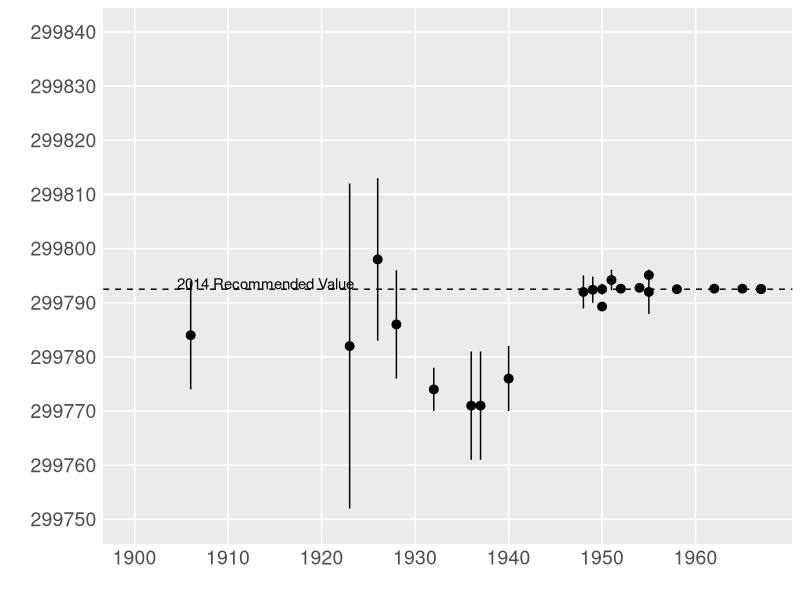
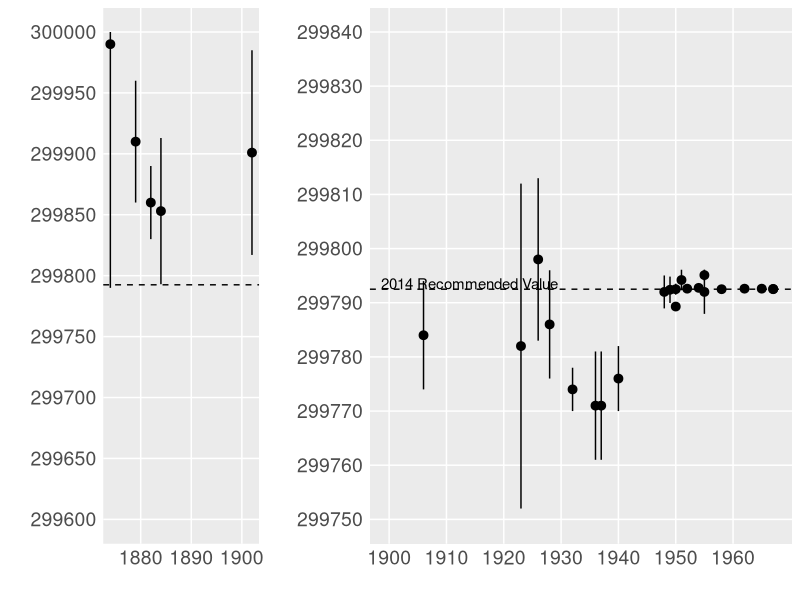
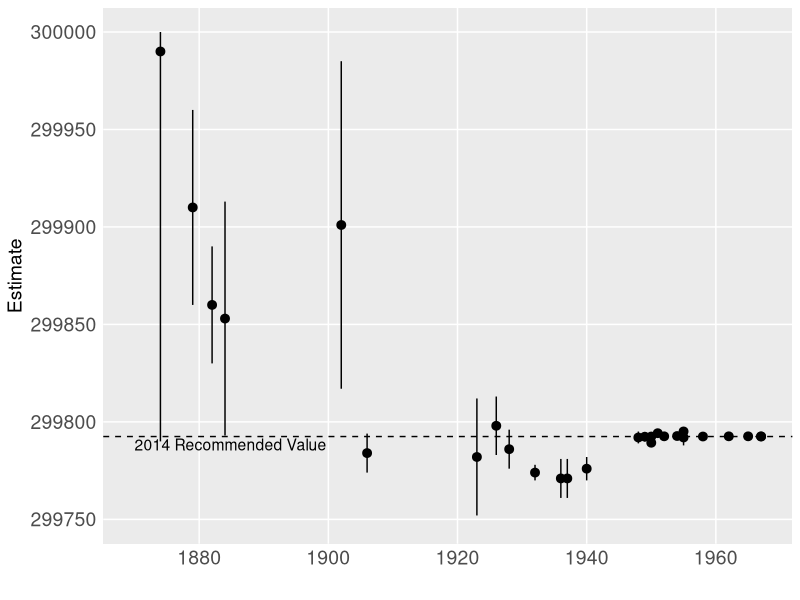
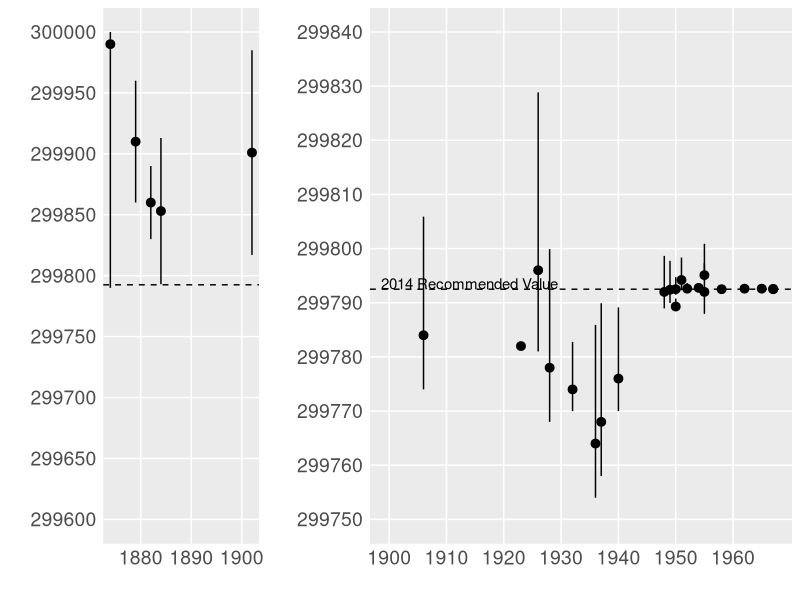
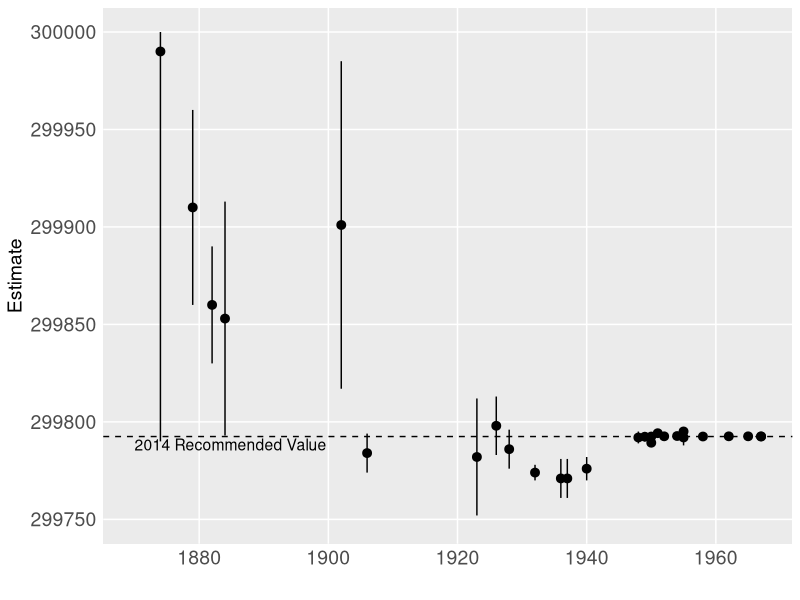
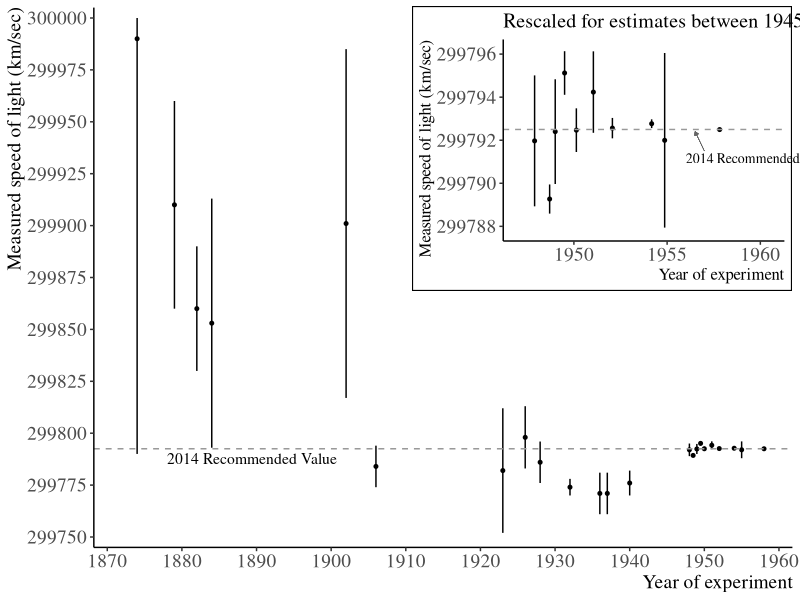

Source code (R) for these figures, in order:
###--------------------------------------------------------------------------------###
###--------------------------------------------------------------------------------###
### Graphics for measurements of the speed of light (H&F Fig 1)
###--------------------------------------------------------------------------------###
###--------------------------------------------------------------------------------###

##-------------------------------------------------------------------------------##
## Useful variables, libraries, and functions
##-------------------------------------------------------------------------------##

# Get dplyr, ggplot2
library(tidyverse)

# Code for arranging plots
library(cowplot)
library(gridExtra)

# Standard theme for graphics
stdtheme = theme(panel.grid.minor = element_blank(), 
                 axis.ticks = element_blank(),
                 axis.text = element_text(size = 14),
                 axis.title = element_text(size = 14), 
                 title = element_text(size = 16))

# stdtheme = theme(panel.grid.minor = element_blank(), 
#                  axis.ticks = element_blank(),
#                  axis.text = element_text(size = 14))


###--------------------------------------------------------------###                       
###--------------------------------------------------------------###
#' @name: birgeRatio
#' @param: t, vector of numerics, measurements of c
#' @param: v, vector of numerics, variance of measurements of c
#' @param: true_mean, numeric, take quadratic form around 
#'            pre-specified value, instead of Tbar 
#' @return: birge ratio
###--------------------------------------------------------------###
###--------------------------------------------------------------###
birgeRatio <- function(t, v, true_mean = NA){
  k = length(t)
  
  # set tbar
  if(is.na(true_mean)){
    
    tbar = weighted.mean(x=t, w=1/v)
  
  } else {
    
    tbar = true_mean

  }
  
  # Compute Q
  Q = sum((t - tbar)^2/v)
  
  ###### RETURN
  return(Q/(k-1))
}



##-------------------------------------------------------------------------------##
## Read in data and check it
##-------------------------------------------------------------------------------##
cdat = read.csv("./data/speed of light.csv")
head(cdat)

# 2014 value used in H&F
rec_val = 2.997925 * 10^5
rec_val_year = 2014

# Birge ratios don't seem to line up exactly...
cdat %>% 
  group_by(year <= 1941) %>%
  mutate(est = ifelse((hf_use_orig == 0), 
                        estimate_adj, 
                        estimate_orig)) %>%
  summarize(br = birgeRatio(est, sd^2),
            br_adj = birgeRatio(estimate_adj, sd^2), 
            br_tm = birgeRatio(est, sd^2, rec_val), 
            br_tm_adj = birgeRatio(estimate_adj, sd^2, rec_val))



##-------------------------------------------------------------------------------##
## Make plots with Birge's adjustments
##-------------------------------------------------------------------------------##

# Fig 1.1, pre-1900 measurements, using values later adjusted by Birge
pre1900 = ggplot(filter(cdat, year <= 1903)) + 
  geom_pointrange(aes(x = year, 
                      y = estimate_adj, 
                      ymin = estimate_adj - probable_error, 
                      ymax = ifelse(estimate_adj + probable_error > 300000, 
                                      300000, 
                                      estimate_adj + probable_error))) + 
  scale_y_continuous(limits = c(299600, 300000), 
                     breaks = 299600 + 50 * 0:8) + 
  scale_x_continuous(breaks = 1870 + 10*0:3) + 
  geom_hline(yintercept = rec_val, lty=2) + 
  labs(x = "", y = "") + 
  theme(panel.grid.minor = element_blank()) + 
  stdtheme


# Fig 1.2, post-1900 measurements, using values later adjusted by Birge
post1900 = ggplot(filter(cdat, year > 1902)) + 
  geom_pointrange(aes(x = year, 
                      y = estimate_adj, 
                      ymin = ifelse(estimate_adj - probable_error < 299740,
                                      299740,
                                      estimate_adj - probable_error), 
                      ymax = estimate_adj + probable_error)) + 
  scale_y_continuous(limits = c(299750, 299840),
                     breaks = 299750 + 10 * 0:9) + 
  scale_x_continuous(limits = c(1900, 1967),
                     breaks = 1900 + 10*0:6) + 
  coord_cartesian(clip = 'off') +
  geom_hline(yintercept = rec_val, lty=2) + 
  labs(x = "", y = "") + 
  annotate(geom = "text", size = 3.8,
           x = 1914, y = rec_val + 1.0, 
           label = c(paste(rec_val_year, "Recommended Value"))) + 
  stdtheme
post1900

out = grid.arrange(pre1900, post1900, 
             nrow = 1, 
             widths = c(1, 2))

ggsave(plot = out, "./graphics/HF speed of light adjusted.pdf", width = 12, height = 10)


###---Combined plot for Figure 1A
ggplot(cdat) + 
  geom_pointrange(aes(x = year, 
                      y = estimate_adj, 
                      ymin = ifelse(estimate_adj - probable_error < 299740,
                                    299740,
                                    estimate_adj - probable_error), 
                      ymax = ifelse(estimate_adj + probable_error > 300000, 
                                    300000,
                                    estimate_adj + probable_error))) + 
  scale_y_continuous(limits = c(299750, 300000)) + 
  scale_x_continuous(limits = c(1870, 1967),
                     breaks = 1880 + 20*0:4) + 
  coord_cartesian(clip = 'off') +
  geom_hline(yintercept = rec_val, lty=2) + 
  labs(x = "", y = "Estimate") + 
  annotate(geom = "text", size = 3.95,
           x = 1870, y = rec_val - 1.0,
           hjust = 0, vjust = 1,
           label = c(paste(rec_val_year, "Recommended Value"))) + 
  stdtheme

ggsave("./graphics/Figure 1A Single Pane.pdf", height = 10, width = 12)


###---Combined plot for Figure 1A with inset 
main_plot <- cdat %>% 
  filter(year < 1960) %>% 
  mutate(flag = year == lag(year),
         flag = replace(flag, is.na(flag), FALSE),
         year = replace(year, flag == TRUE, year + 0.5)) %>% 
  ggplot() + 
  geom_pointrange(aes(x = year, 
                      y = estimate_adj, 
                      ymin = ifelse(estimate_adj - probable_error < 299740,
                                    299740,
                                    estimate_adj - probable_error), 
                      ymax = ifelse(estimate_adj + probable_error > 300000, 
                                    300000,
                                    estimate_adj + probable_error)),
                  fatten = 0.75) + 
  scale_y_continuous(name = "Measured speed of light (km/sec)",
                     limits = c(299750, 300000),
                     breaks = seq(299750, 300000, 25),
                     expand = expansion(mult = 0.02)) + 
  scale_x_continuous(name = "Year of experiment",
                     limits = c(1870, 1960),
                     breaks = seq(1870, 1960, 10),
                     expand = expansion(mult = 0.02)) + 
  coord_cartesian(clip = 'off') +
  geom_hline(yintercept = rec_val, lty=2, color = "grey60") + 
  annotate(geom = "text", size = 3.95,
           x = 1878, y = rec_val - 2,
           hjust = 0, vjust = 1,
           label = c(paste(rec_val_year, "Recommended Value")),
           family = "Times") + 
  theme_classic() +
  theme(text = element_text(family = "Times"),                            axis.text = element_text(size = 14),
        axis.title = element_text(size = 14), 
        title = element_text(size = 16),
        axis.title.x = element_text(hjust = 1),
        axis.title.y = element_text(hjust = 1))

# inset plot
inset_plot <- cdat %>% 
  filter(year >= 1945 & year < 1960) %>% 
  mutate(flag = year == lag(year),
         flag = replace(flag, is.na(flag), FALSE),
         year = replace(year, flag == TRUE, year + 0.5)) %>% 
ggplot() + 
  geom_pointrange(aes(x = year, 
                      y = estimate_adj, 
                      ymin = ifelse(estimate_adj - probable_error < 299740,
                                    299740,
                                    estimate_adj - probable_error), 
                      ymax = ifelse(estimate_adj + probable_error > 300000, 
                                    300000,
                                    estimate_adj + probable_error)),
                  position = position_jitter(),
                  fatten = 0.75) + 
  scale_y_continuous(name = "Measured speed of light (km/sec)",
                     limits = c(299787.5, 299796.5),
                     breaks = seq(299788, 299796, 2),
                     expand = expansion(mult = 0.02)) + 
  scale_x_continuous(name = "Year of experiment",
                     limits = c(1946.5, 1961),
                     breaks = seq(1950, 1960, 5),
                     expand = expansion(mult = 0.02)) + 
  coord_cartesian(clip = 'off') +
  geom_hline(yintercept = rec_val, lty=2, color = "grey60") + 
  annotate(geom = "text", size = 3.5,
           x = 1956, y = rec_val - 1.1,
           hjust = 0, vjust = 1,
           label = c(paste(rec_val_year, "Recommended Value")),
           family = "Times") +
  geom_segment(aes(x = 1957, y = rec_val-1, 
                 xend = 1956.5, yend = rec_val - 0.1),
             arrow = arrow(length = unit(0.02, "npc"), type = "closed" ),
             size = 0.1, color = "grey40") +
  ggtitle("Rescaled for estimates between 1945 and 1960") +
  theme_classic() +
  theme(text = element_text(family="Times"),
        axis.text = element_text(size = 14),
        axis.title = element_text(size = 14), 
        title = element_text(size = 12),
        axis.title.x = element_text(hjust = 1, size = 12),
        axis.title.y = element_text(hjust = 1, size = 12),
        plot.background = element_rect(colour = "black", 
                                        size = 0.75))

# Place the inset
plot_with_inset <-
  ggdraw() +
  draw_plot(main_plot) +
  draw_plot(inset_plot,
            hjust = 1, vjust = 1,
            x = 0.99, y = 0.99, 
            width = 0.475, height = 0.475)
  # draw_plot_label(
  #   c("(A)", "(B)"),
  #   c(0, 0.45),
  #   c(1, 0.95),
  #   size = 12,
  #   family = "Times"
  # )

ggsave("./graphics/Figure 1A Single Pane with inset.pdf", plot_with_inset, height = 9, width = 12)


##-------------------------------------------------------------------------------##
## Make plots without Birge's adjustments
##-------------------------------------------------------------------------------##
cdat_hf = cdat %>% mutate(est = ifelse((hf_use_orig == 0), estimate_adj, estimate_orig))
           
# Fig 1.1, pre-1900 measurments w/o Birge's adjustments
pre1900_un = ggplot(filter(cdat_hf, year <= 1903)) + 
  geom_pointrange(aes(x = year, 
                      y = est, 
                      ymin = est - probable_error, 
                      ymax = ifelse(est + probable_error > 300000, 
                                      300000, 
                                      est + probable_error))) + 
  scale_y_continuous(limits = c(299600, 300000), 
                     breaks = 299600 + 50 * 0:8) + 
  scale_x_continuous(breaks = 1870 + 10*0:3) + 
  geom_hline(yintercept = rec_val, lty=2) + 
  labs(x = "", y = "") + 
  theme(panel.grid.minor = element_blank()) + 
  stdtheme


# Fig 1.2, post-1900 measurments w/o Birge's adjustments
post1900_un = ggplot(filter(cdat_hf, year > 1902)) + 
  geom_pointrange(aes(x = year, 
                      y = est, 
                      ymin = ifelse(est - probable_error < 299750, 
                                      299750, 
                                      est - probable_error), 
                      ymax = est + 1.48 * sd)) + 
  scale_y_continuous(limits = c(299750, 299840),
                     breaks = 299750 + 10 * 0:9) + 
  scale_x_continuous(limits = c(1900, 1967),
                     breaks = 1900 + 10*0:6) + 
  geom_hline(yintercept = rec_val, lty=2) + 
  labs(x = "", y = "") + 
  annotate(geom = "text", size = 3.8,
           x = 1914, y = rec_val + 1.0, 
           label = c(paste(rec_val_year, "Recommended Value"))) + 
  stdtheme

out_un = grid.arrange(pre1900_un, post1900_un, 
                   nrow = 1, 
                   widths = c(1, 2))

ggsave(plot = out_un, "./graphics/HF speed of light unadjusted.pdf", width = 12, height = 10)     
